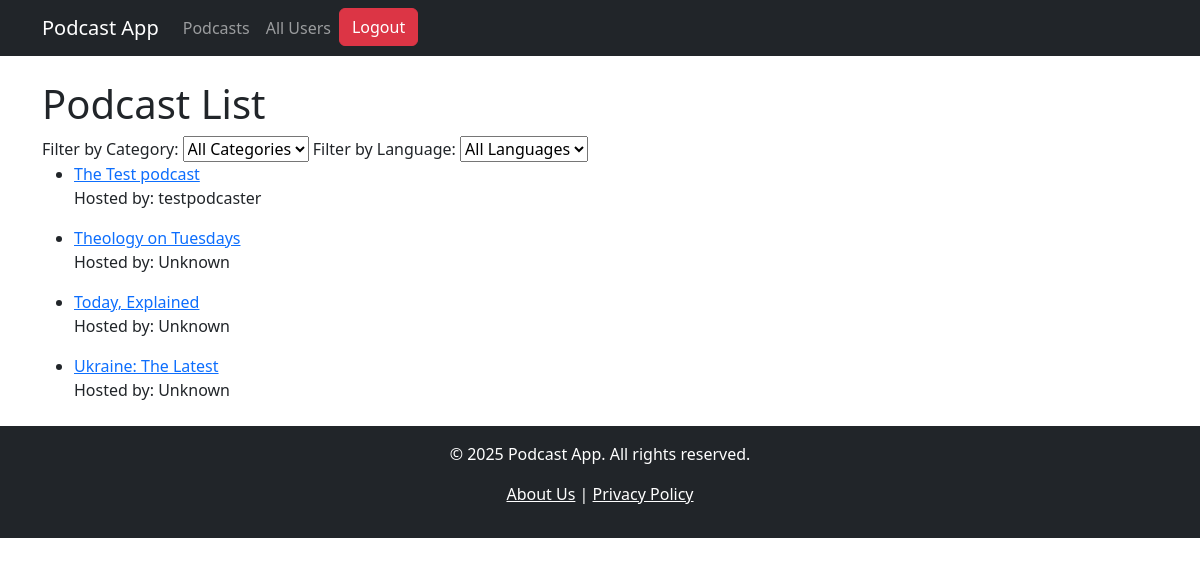
The app's page /podcasts/ (signed in) with its own data.
### podcasts/models.py (models this page shows, shortened)
class Podcast(models.Model):
    title = models.CharField(max_length=255)
    host = models.CharField(max_length=255)
    description = models.TextField()
    category = models.ForeignKey(Category, on_delete=models.SET_NULL, null=True)
    language = models.CharField(max_length=50)
    image = models.ImageField(upload_to='podcast_images/', blank=True, null=True)

### podcasts/views.py (the view)
# urls.py: path('', podcast_list, name='podcast_list'),
def podcast_list(request):
    category_id = request.GET.get('category')
    language = request.GET.get('language')
    podcasts = Podcast.objects.all().order_by('title')
    if category_id:
        podcasts = podcasts.filter(category_id=category_id)
    if language:
        podcasts = podcasts.filter(language=language)
    podcast_owners = {po.podcast.id: po.user.username for po in PodcastOwner.objects.select_related('user', 'podcast')}
    for podcast in podcasts:
        podcast.owner_name = podcast_owners.get(podcast.id, "Unknown")
    categories = Category.objects.all()
    languages = Podcast.objects.values_list('language', flat=True).distinct()  # Get unique languages
    return render(request, 'podcast_templates/podcast_list.html', {
        'podcasts': podcasts,
        'categories': categories,
        'languages': languages,
        'selected_category': int(category_id) if category_id else None,
        'selected_language': language
    })

### templates/podcast_templates/podcast_list.html (shortened to what this page needs)
{% extends 'base.html' %}
{% block content %}
  <h1>Podcast List</h1>
 <form method="GET">
    <label for="category">Filter by Category:</label>
    <select name="category" id="category" onchange="this.form.submit()">
        <option value="">All Categories</option>
    </select>
    <label for="language">Filter by Language:</label>
    <select name="language" id="language" onchange="this.form.submit()">
        <option value="">All Languages</option>
    </select>
</form>
  <ul>
    {% for podcast in podcasts %}
      <li>
        <a href="{% url 'podcast_detail' podcast.id %}">{{ podcast.title }}</a>
        <p>Hosted by: {{ podcast.owner_name }}</p>
      </li>
    {% empty %}
      <p>No podcasts available.</p>
    {% endfor %}
  </ul>
{% endblock %}

### records on screen
Podcast: title "The Test podcast", owner_name "testpodcaster"
Podcast: title "Theology on Tuesdays", owner_name "Unknown"
Podcast: title "Today, Explained", owner_name "Unknown"
Podcast: title "Ukraine: The Latest", owner_name "Unknown"
